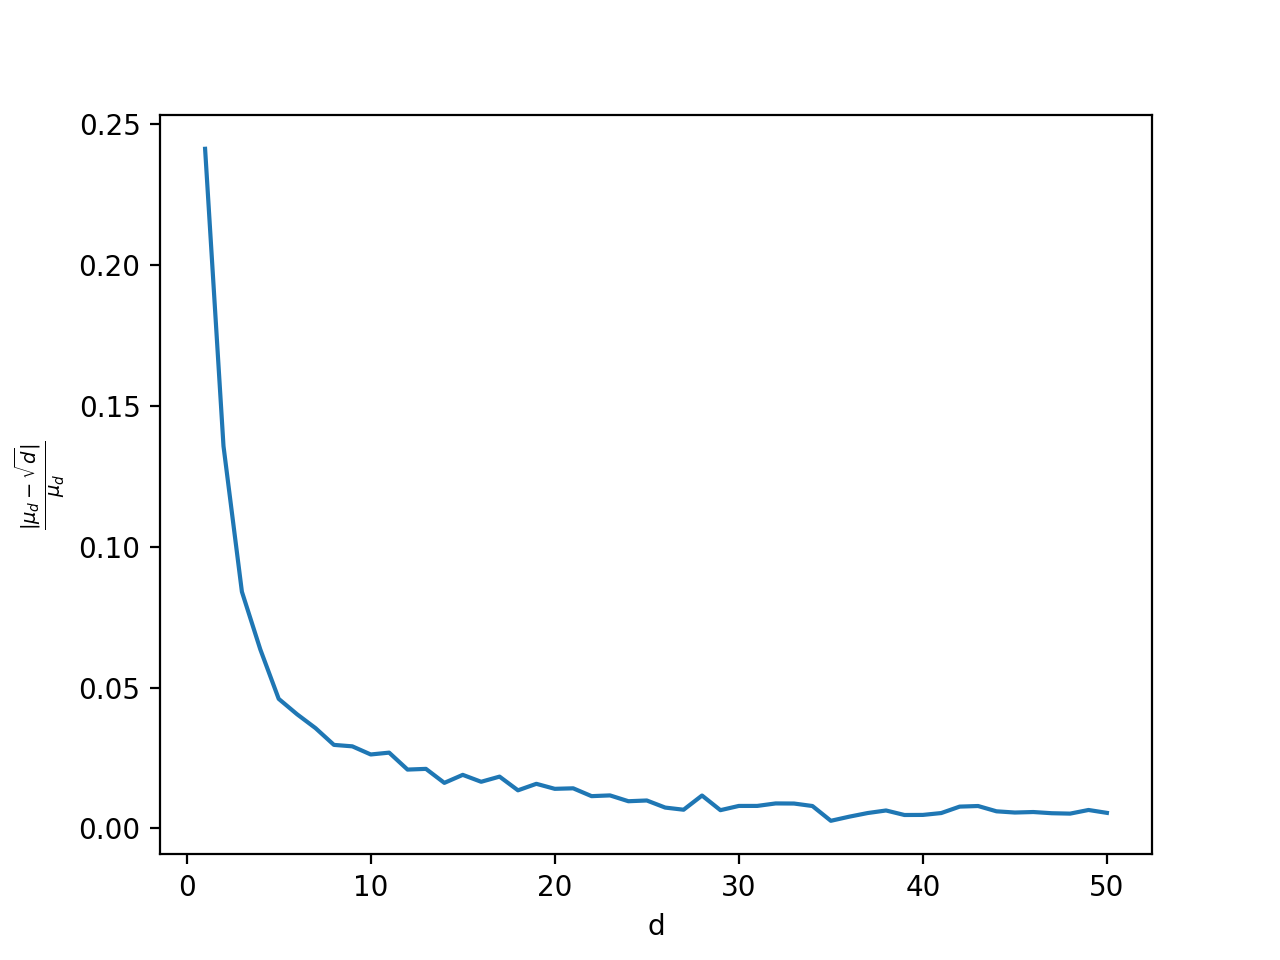

The Python source for this figure:
import numpy as np
import math
sigma=1
mu_d_list = []
rpt = 5000

for d in range(1,51,1):
	mu_d = 0
	for r in range(rpt):
		g = np.random.normal(0,1,d)
		mu_d += math.sqrt(np.sum(g**2))
	avg_mu_d = mu_d / rpt
	mu_d_list.append( abs(avg_mu_d-math.sqrt(d))/avg_mu_d )

import matplotlib.pyplot as plt
d = np.linspace(1,50,50)
plt.plot(d,mu_d_list)
plt.xlabel('d')
plt.ylabel(r'$\frac{\left|{\mu_d-\sqrt{d}}\right|}{\mu_d}$')
plt.show()
